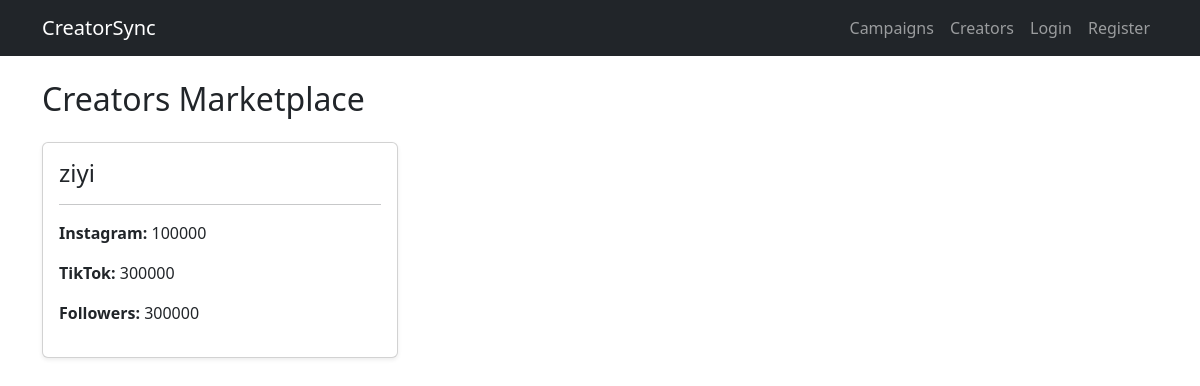
The app's page /creators with its own data.
### creatorsync/models.py (models this page shows, shortened)
class CreatorProfile(models.Model):
    user = models.OneToOneField(User, on_delete=models.CASCADE)
    bio = models.TextField()
    niche = models.CharField(max_length=100)
    follower_count = models.IntegerField()
    social_link = models.URLField()

### creatorsync/views.py (the view)
# urls.py: path("creators", views.creators_view, name="creators"),
def creators_view(request):
    creators = CreatorProfile.objects.all()
    return render(request, "creatorsync/creators.html", {
        "creators": creators
    })

### creatorsync/templates/creatorsync/creators.html
{% extends "creatorsync/layout.html" %}
{% block body %}
<h2 class="mb-4">
    Creators Marketplace
</h2>
<div class="row">
    {% for creator in creators %}
        <div class="col-md-4 mb-4">
            <div class="card shadow-sm h-100">
                <div class="card-body">
                    <h4 class="card-title">
                        {{ creator.user.username }}
                    </h4>
                    <hr>
                    <p>
                        <strong>Instagram:</strong>
                        {{ creator.instagram }}
                    </p>
                    <p>
                        <strong>TikTok:</strong>
                        {{ creator.tiktok }}
                    </p>
                    <p>
                        <strong>Followers:</strong>
                        {{ creator.followers }}
                    </p>
                </div>
            </div>
        </div>
    {% empty %}
        <p>
            No creators available.
        </p>
    {% endfor %}
</div>
{% endblock %}

### records on screen
CreatorProfile: user.username "ziyi", instagram "100000", tiktok "300000", followers "300000"
